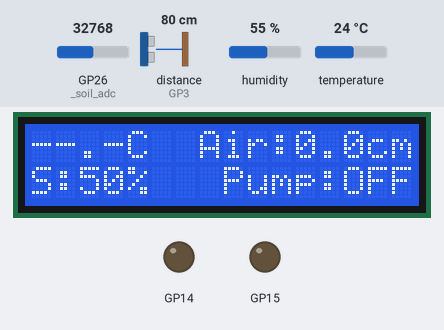
A program run on a simulated Raspberry Pi Pico running MicroPython. On the bench: 16×2 character LCD, output pins drawn as LEDs (lit = HIGH). The test bench sets the inputs (shaded band); at power-on: distance to the obstacle (sensor on GP3) 80 cm, GP26 (_soil_adc) = 32768, temperature 24 °C, humidity 55 % (analog values on the 0–65535 scale). The echo pulse lasts 58.3 µs per cm; WiFi joins after 1.5 s; web requests get an empty 200 reply after 0.4 s; the clock reads 2024-03-15 10:24:30 at power-on unless the program sets it; pins used as bus, display or sensor lines are not drawn; what the program prints to the serial console is not drawn.

Above: at 3.2 s.
3.3 s: distance to the obstacle (sensor on GP3) set to 2 cm
At 4.7 s:
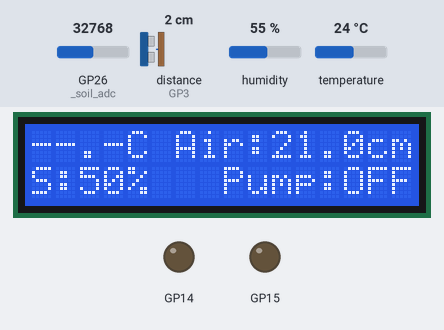
8.9 s: GP26 (_soil_adc) set to 1966
At 10.8 s:
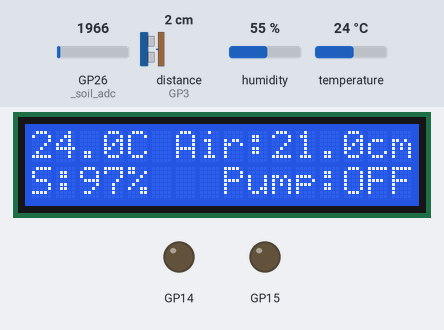
11.1 s: temperature set to 12 °C
At 13.3 s:
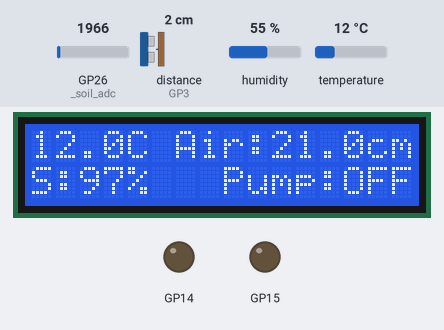
14.3 s: GP26 (_soil_adc) set to 39088
At 15.4 s:
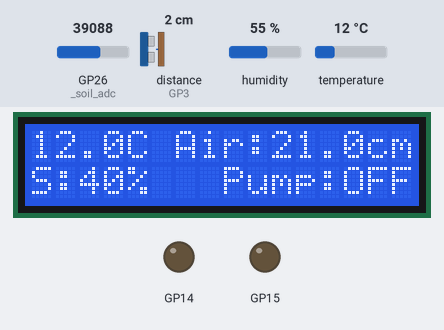
16.5 s: GP26 (_soil_adc) set to 40544
At 17.5 s:
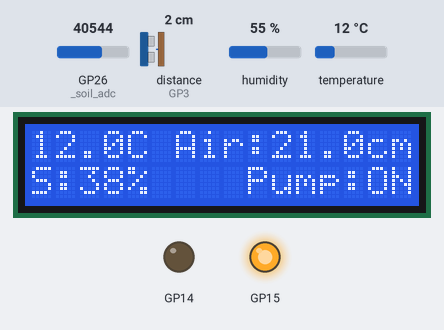
21.9 s: distance to the obstacle (sensor on GP3) set to 4 cm
At 23.3 s:
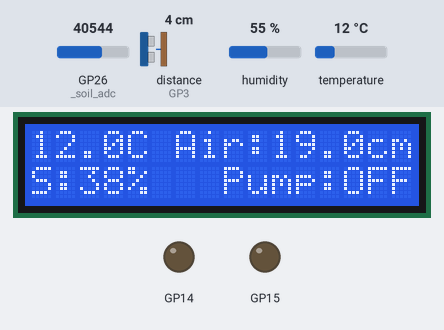
Timing chart, 0 to 24.9 s (numbered marks = the images above; inputs shaded):
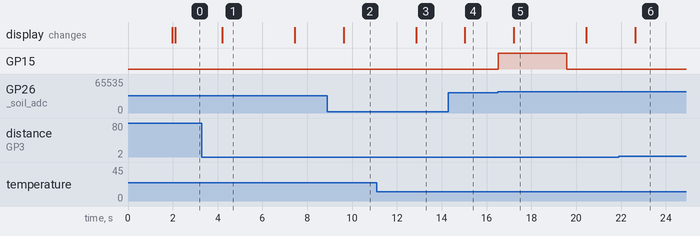

Measured:
- the behaviour switches between 40000 and 40016 on GP26 (_soil_adc) (found by bisection; images 4 and 5)
- after the input at 3.3 s, the display: changes after 0.90 s (image 1)
- after the input at 8.9 s, the display: changes after 0.72 s (image 2)
- after the input at 11.1 s, the display: changes after 1.8 s (image 3)
- after the input at 14.3 s, the display: changes after 0.74 s (image 4)
- after the input at 16.5 s, GP15: LOW → HIGH at once, → LOW 3.1 s later; the display: changes after 0.72 s (image 5)
- after the input at 21.9 s, the display: changes after 0.73 s (image 6)

The program:

main.py
```python
# ============================================================
# main.py — Smart Plant System (Raspberry Pi Pico 2 W)
# ============================================================
# Entry point utama. Migrasi dari ESP32 (Arduino/C++).
#
# Alur:
#   1. Koneksi WiFi
#   2. Firebase Anonymous Auth
#   3. Diagnostik sensor & display
#   4. Main loop:
#      - Baca sensor (soil, water level)
#      - Poll kontrol dari Firebase (mode, manual_pump)
#      - Logika keputusan pompa (auto/manual + fail-safe)
#      - Aktuasi H-Bridge
#      - Log diagnostik ke REPL
#      - Push telemetri ke Firebase
#      - Update LCD
#
# Logika Auto-Pump:
#   - Jika tanah kering → pompa nyala 3 detik (burst)
#   - Setelah burst → cooldown 4 jam
#   - Setelah cooldown → cek lagi, jika masih kering → burst lagi
#   - Pompa MATI jika air < 15 cm (semua mode)
# ============================================================

import network
import time
import gc

import config
import sensors
import actuators
import firebase_client
import display


# ----- KONEKSI WIFI -----

def connect_wifi():
    """
    Hubungkan Pico 2 W ke jaringan WiFi.
    Blocking sampai terhubung.
    """
    wlan = network.WLAN(network.STA_IF)
    wlan.active(True)

    if wlan.isconnected():
        print("WiFi sudah terhubung! IP: " + wlan.ifconfig()[0])
        return wlan

    print("Menghubungkan ke WiFi", end="")
    wlan.connect(config.WIFI_SSID, config.WIFI_PASSWORD)

    # Tunggu koneksi (timeout 20 detik)
    max_wait = 40  # 40 * 0.5s = 20 detik
    while max_wait > 0:
        status = wlan.status()
        if status < 0 or status >= 3:
            break
        max_wait -= 1
        print(".", end="")
        time.sleep(0.5)

    if wlan.isconnected():
        print("\nWiFi Terhubung! IP: " + wlan.ifconfig()[0])
    else:
        print("\nWiFi GAGAL terhubung! Status: " + str(wlan.status()))
        print("  → Cek SSID dan password di config.py")
        print("  → Reboot Pico untuk mencoba ulang")

    return wlan


def _format_cooldown(seconds_left):
    """Format sisa cooldown ke string jam:menit:detik."""
    if seconds_left <= 0:
        return "0:00:00"
    h = seconds_left // 3600
    m = (seconds_left % 3600) // 60
    s = seconds_left % 60
    return "{}:{:02d}:{:02d}".format(h, m, s)


# ----- MAIN -----

def main():
    # Garbage collect sebelum mulai
    gc.collect()

    print()
    print("╔══════════════════════════════════════╗")
    print("║   SMART PLANT SYSTEM — Pico 2 W     ║")
    print("║   Migrasi dari ESP32                 ║")
    print("╚══════════════════════════════════════╝")
    print()

    # 1. Koneksi WiFi
    wlan = connect_wifi()
    if not wlan.isconnected():
        print("Sistem berhenti: Tidak ada koneksi WiFi.")
        return

    # 2. Firebase Anonymous Auth
    print()
    if not firebase_client.firebase_auth():
        print("⚠ Firebase Auth gagal, tetapi sistem tetap berjalan (sensor + pompa lokal).")
        print("  Telemetri tidak akan dikirim sampai auth berhasil.")

    # 3. Diagnostik Sensor & Display
    sensors.run_diagnostic()
    display.init()

    # 4. State variabel
    current_mode = "auto"
    manual_pump_trigger = False
    last_temperature = None  # Cache suhu terakhir untuk display

    # State auto-pump (burst + cooldown)
    auto_pumping = False        # Apakah sedang dalam burst 3 detik
    auto_pump_start = 0         # Waktu mulai burst (ticks_ms)
    auto_cooldown_end = 0       # Waktu selesai cooldown (time.time() epoch)

    # Timer
    send_data_prev = time.ticks_ms()
    poll_control_prev = time.ticks_ms()
    log_prev = 0
    display_prev = 0

    print("Memulai main loop...")
    print()

    # ===== MAIN LOOP =====
    while True:
        now = time.ticks_ms()
        now_epoch = time.time()

        # =============================================
        # BAGIAN 1: BACA SENSOR (Selalu jalan)
        # =============================================
        soil_moisture = sensors.read_soil_moisture()
        water_level = sensors.read_water_level()

        # =============================================
        # BAGIAN 2: POLLING KONTROL DARI FIREBASE (Setiap 2 Detik)
        # =============================================
        if time.ticks_diff(now, poll_control_prev) > config.CONTROL_POLL_INTERVAL_MS:
            poll_control_prev = now

            if firebase_client.is_ready():
                controls = firebase_client.firebase_get("/smart_plant/controls")
                if controls is not None:
                    new_mode = controls.get("mode", current_mode)
                    new_pump = controls.get("manual_pump", manual_pump_trigger)

                    if new_mode != current_mode:
                        current_mode = new_mode
                        print("Dashboard CMD: Mode penyiraman -> " + current_mode)
                        # Reset state auto-pump saat ganti mode
                        auto_pumping = False

                    if new_pump != manual_pump_trigger:
                        manual_pump_trigger = new_pump
                        print("Dashboard CMD: Pompa Manual -> " + ("ON" if manual_pump_trigger else "OFF"))

        # =============================================
        # BAGIAN 3: LOGIKA KEPUTUSAN POMPA
        # =============================================
        should_pump_run = False
        pump_reason = ""
        sensor_suspect = False

        # Deteksi sensor tanah yang kemungkinan rusak/terputus
        if soil_moisture >= config.SOIL_SENSOR_SUSPECT:
            sensor_suspect = True

        # ---------------------------------------------------
        # FAIL-SAFE: Air terlalu rendah (berlaku SEMUA mode)
        # ---------------------------------------------------
        if water_level < config.WATER_MIN_LEVEL_CM:
            should_pump_run = False
            auto_pumping = False  # Hentikan burst jika sedang jalan
            pump_reason = "BLOCKED: Air rendah ({:.1f} cm < {:.1f} cm)".format(
                water_level, config.WATER_MIN_LEVEL_CM)

        # ---------------------------------------------------
        # MODE MANUAL: Pompa dikontrol sepenuhnya dari dashboard
        # ---------------------------------------------------
        elif current_mode == "manual":
            if manual_pump_trigger:
                should_pump_run = True
                pump_reason = "MANUAL ON: Tombol ditekan dari dashboard"
            else:
                should_pump_run = False
                pump_reason = "MANUAL OFF: Menunggu perintah dashboard"

        # ---------------------------------------------------
        # MODE AUTO: Burst 3 detik + Cooldown 4 jam
        # ---------------------------------------------------
        elif current_mode == "auto":
            # Sensor suspect mem-block auto mode
            if sensor_suspect:
                should_pump_run = False
                auto_pumping = False
                pump_reason = "BLOCKED: Sensor suspect (ADC={})".format(soil_moisture)

            # Sedang dalam burst 3 detik?
            elif auto_pumping:
                elapsed = time.ticks_diff(now, auto_pump_start)
                if elapsed < config.AUTO_PUMP_DURATION_MS:
                    # Masih dalam durasi burst
                    should_pump_run = True
                    remaining = (config.AUTO_PUMP_DURATION_MS - elapsed) // 1000 + 1
                    pump_reason = "AUTO BURST: Menyiram... ({}s tersisa)".format(remaining)
                else:
                    # Burst selesai → mulai cooldown
                    auto_pumping = False
                    auto_cooldown_end = now_epoch + config.AUTO_PUMP_COOLDOWN_S
                    should_pump_run = False
                    pump_reason = "AUTO COOLDOWN: Siram selesai, cooldown {}".format(
                        _format_cooldown(config.AUTO_PUMP_COOLDOWN_S))
                    print("  ✓ Burst siram selesai. Cooldown 4 jam dimulai.")

            # Dalam masa cooldown?
            elif now_epoch < auto_cooldown_end:
                should_pump_run = False
                sisa = int(auto_cooldown_end - now_epoch)
                pump_reason = "AUTO COOLDOWN: {} tersisa".format(_format_cooldown(sisa))

            # Tanah kering & tidak sedang cooldown → mulai burst baru
            elif soil_moisture > config.SOIL_DRY_THRESHOLD:
                auto_pumping = True
                auto_pump_start = now
                should_pump_run = True
                pump_reason = "AUTO BURST: Tanah kering ({} > {}), mulai siram 3s".format(
                    soil_moisture, config.SOIL_DRY_THRESHOLD)
                print("  → Memulai burst penyiraman 3 detik...")

            # Tanah cukup lembab
            else:
                should_pump_run = False
                pump_reason = "AUTO OFF: Tanah lembab ({} <= {})".format(
                    soil_moisture, config.SOIL_DRY_THRESHOLD)

        # Aktuasi Pompa via H-Bridge
        if should_pump_run:
            actuators.pump_on()
        else:
            actuators.pump_off()

        # =============================================
        # BAGIAN 4: LOG DIAGNOSTIK (Setiap 2 Detik)
        # =============================================
        if time.ticks_diff(now, log_prev) > config.LOG_INTERVAL_MS or log_prev == 0:
            log_prev = now

            firebase_status = "Ready" if firebase_client.is_ready() else "NOT READY"

            print("────────────────────────────────────────")
            print("[{}ms] MODE: {} | Firebase: {}".format(
                now, current_mode, firebase_status))

            suspect_tag = "  ⚠ SUSPECT!" if sensor_suspect else ""
            print("  Tanah (ADC) : {} / {}{}".format(
                soil_moisture, config.SOIL_SENSOR_MAX, suspect_tag))
            print("  Air (cm)    : {:.1f} / {:.1f} (min: {:.1f})".format(
                water_level, config.TINGGI_WADAH_CM, config.WATER_MIN_LEVEL_CM))
            print("  Pompa       : {}".format("ON" if should_pump_run else "OFF"))
            print("  Alasan      : {}".format(pump_reason))

        # =============================================
        # BAGIAN 5: TELEMETRI FIREBASE (Setiap 5 Detik)
        # =============================================
        if time.ticks_diff(now, send_data_prev) > config.TELEMETRY_INTERVAL_MS or send_data_prev == 0:
            send_data_prev = now

            # Baca DHT11 (lambat, cukup tiap 5 detik)
            temperature = sensors.read_temperature()
            if temperature is None:
                temperature = -999.0
                print("  ⚠ DHT11: Gagal membaca suhu!")

            # Simpan suhu terakhir untuk display
            last_temperature = temperature if temperature != -999.0 else last_temperature

            if firebase_client.is_ready():
                # Push data ke Firebase (satu request PATCH efisien)
                telemetry = {
                    "soil_moisture": soil_moisture,
                    "water_level": round(water_level, 1),
                    "temperature": round(temperature, 1) if temperature != -999.0 else -999.0
                }

                ok = firebase_client.firebase_put_multi("/smart_plant/sensors", telemetry)

                print("────────────────────────────────────────")
                print("📡 TELEMETRI FIREBASE:")

                temp_status = "[ERR]" if temperature == -999.0 else "[OK]"
                print("  Suhu     : {:.1f} °C  {}".format(temperature, temp_status))
                print("  Air      : {:.1f} cm      {}".format(water_level, "[OK]" if ok else "[FAIL]"))
                print("  Tanah    : {} ADC      {}".format(soil_moisture, "[OK]" if ok else "[FAIL]"))

                if not ok:
                    print("  ⚠ Error: Gagal mengirim telemetri ke Firebase")

        # =============================================
        # BAGIAN 6: UPDATE LCD (Setiap 1 Detik)
        # =============================================
        if time.ticks_diff(now, display_prev) > config.DISPLAY_INTERVAL_MS or display_prev == 0:
            display_prev = now
            display.update(
                temperature=last_temperature,
                water_level=water_level,
                soil_moisture=soil_moisture,
                pump_on=should_pump_run,
                mode=current_mode
            )

        # Yield CPU sebentar agar tidak 100% busy loop
        time.sleep_ms(100)

        # Garbage collect periodik agar RAM tidak bocor
        gc.collect()


# ----- ENTRY POINT -----
if __name__ == "__main__":
    main()
```

config.py
```python
# ============================================================
# config.py — Konfigurasi Smart Plant System (Raspberry Pi Pico 2 W)
# ============================================================

# ----- KONFIGURASI WIFI -----
WIFI_SSID = "TP-Link_42CE"
WIFI_PASSWORD = "21011980"

# ----- KONFIGURASI FIREBASE -----
API_KEY = "AIzaSyCFYf6a4gZsw27YDEl9OfdgM0R8sJz8YXk"
DATABASE_URL = "https://smart-plant-system-372b4-default-rtdb.asia-southeast1.firebasedatabase.app"

# ----- DEFINISI PIN -----
# I2C LCD (HD44780 + PCF8574)
I2C_ID = 0       # I2C bus 0
SDA_PIN = 0      # GP0 — SDA
SCL_PIN = 1      # GP1 — SCL
LCD_COLS = 16    # Jumlah kolom LCD
LCD_ROWS = 2     # Jumlah baris LCD

# Sensor Ultrasonik HC-SR04
TRIG_PIN = 2   # GP2 — Trigger (Output)
ECHO_PIN = 3   # GP3 — Echo (Input)

# Sensor Kelembapan Tanah (ADC)
SOIL_PIN = 26   # GP26 — ADC Channel 0

# Sensor Suhu & Kelembapan DHT11
DHT_PIN = 4    # GP4 — Data (Input, Pull-Up)

# H-Bridge Motor Driver (Pompa)
IN1_PIN = 15   # GP15 — Motor Forward
IN2_PIN = 14   # GP14 — Motor Reverse / Brake

# ----- DIMENSI WADAH AIR -----
TINGGI_WADAH_CM = 23.0   # Tinggi total wadah air (cm)

# ----- THRESHOLD PENYIRAMAN -----
# Pico ADC read_u16() mengembalikan 0–65535 (16-bit)
SOIL_DRY_THRESHOLD = 40000    # Di atas ini = tanah kering, pompa nyala
SOIL_SENSOR_MAX = 65535       # Nilai ADC maksimum (16-bit)
SOIL_SENSOR_SUSPECT = 65200   # Di atas ini = kemungkinan sensor rusak/terputus

# ----- KEAMANAN POMPA -----
# Pompa dimatikan jika air di bawah level ini (semua mode)
WATER_MIN_LEVEL_CM = 15.0

# ----- LOGIKA AUTO-PUMP -----
# Mode auto: pompa nyala selama 3 detik (burst), lalu cooldown 4 jam.
# Mencegah pompa jalan terus-menerus yang bisa merusak tanaman (overwatering).
AUTO_PUMP_DURATION_MS = 3000              # Durasi siram: 3 detik
AUTO_PUMP_COOLDOWN_S = 4 * 60 * 60       # Cooldown: 4 jam (14400 detik)

# ----- TIMING (milidetik) -----
TELEMETRY_INTERVAL_MS = 5000   # Kirim telemetri ke Firebase tiap 5 detik
CONTROL_POLL_INTERVAL_MS = 2000  # Polling kontrol dari Firebase tiap 2 detik
LOG_INTERVAL_MS = 2000          # Log diagnostik ke REPL tiap 2 detik
DISPLAY_INTERVAL_MS = 1000      # Refresh LCD tiap 1 detik
```

sensors.py
```python
# ============================================================
# sensors.py — Modul Pembacaan Sensor (Raspberry Pi Pico 2 W)
# ============================================================

from machine import Pin, ADC, time_pulse_us
import dht
import time

import config

# ----- INISIALISASI SENSOR -----

# Sensor Ultrasonik HC-SR04
_trig = Pin(config.TRIG_PIN, Pin.OUT)
_echo = Pin(config.ECHO_PIN, Pin.IN)

# Sensor Kelembapan Tanah (ADC)
_soil_adc = ADC(Pin(config.SOIL_PIN))

# Sensor Suhu DHT11
_dht_sensor = dht.DHT11(Pin(config.DHT_PIN, Pin.IN, Pin.PULL_UP))


# ----- FUNGSI BACA SENSOR -----

def read_soil_moisture():
    """
    Baca nilai kelembapan tanah dari ADC.

    Return:
        int: Nilai ADC 16-bit (0–65535).
             0 = basah maksimal, 65535 = kering maksimal.
    """
    return _soil_adc.read_u16()


def read_water_level():
    """
    Baca sisa ketinggian air menggunakan sensor ultrasonik HC-SR04.

    Return:
        float: Sisa ketinggian air dalam cm.
               0 jika sensor error atau tidak terbaca.
    """
    # Kirim pulse trigger 10μs
    _trig.low()
    time.sleep_us(2)
    _trig.high()
    time.sleep_us(10)
    _trig.low()

    # Baca durasi echo (timeout 30ms = 30000μs)
    try:
        duration = time_pulse_us(_echo, 1, 30000)
    except OSError:
        return 0.0

    if duration < 0:
        return 0.0  # Timeout, sensor error

    # Hitung jarak dari sensor ke permukaan air (kecepatan suara = 0.034 cm/μs)
    distance_to_water = duration * 0.034 / 2

    # Hitung sisa air: tinggi total wadah dikurangi jarak sensor ke air
    sisa_air_cm = config.TINGGI_WADAH_CM - distance_to_water

    # Cegah nilai negatif
    if sisa_air_cm < 0:
        sisa_air_cm = 0.0

    return sisa_air_cm


def read_temperature():
    """
    Baca suhu dari sensor DHT11.

    Return:
        float: Suhu dalam °C.
        None: Jika gagal membaca sensor.
    """
    try:
        _dht_sensor.measure()
        return _dht_sensor.temperature()
    except OSError:
        return None


# ----- DIAGNOSTIK SENSOR -----

def run_diagnostic():
    """
    Jalankan diagnostik semua sensor saat startup.
    Mencetak status setiap sensor ke REPL (serial).
    """
    print()
    print("╔══════════════════════════════════════╗")
    print("║     DIAGNOSTIK SENSOR STARTUP        ║")
    print("╠══════════════════════════════════════╣")

    # Test Sensor Tanah
    soil_raw = read_soil_moisture()
    status = ""
    if soil_raw >= config.SOIL_SENSOR_SUSPECT:
        status = "  ⚠ SUSPECT: Pin floating / sensor terputus!"
    elif soil_raw == 0:
        status = "  ⚠ SUSPECT: Selalu 0, cek kabel data!"
    else:
        status = "  ✓ OK (threshold={})".format(config.SOIL_DRY_THRESHOLD)
    print("║ Tanah (ADC)  : {:<5d}{}".format(soil_raw, status))

    # Test Sensor Ultrasonik
    water = read_water_level()
    if water <= 0:
        status = " ⚠ SUSPECT: Tidak terbaca, cek TRIG/ECHO!"
    else:
        status = " ✓ OK"
    print("║ Air (cm)     : {:<5.1f}{}".format(water, status))

    # Test DHT11
    temp = read_temperature()
    if temp is None:
        print("║ Suhu (°C)    : NaN    ⚠ SUSPECT: DHT11 tidak terbaca!")
    else:
        print("║ Suhu (°C)    : {:<5.1f}  ✓ OK".format(temp))

    # Test Motor (pastikan mati)
    print("║ Pompa (IN1={}, IN2={}): LOW   ✓ Aman".format(
        config.IN1_PIN, config.IN2_PIN))

    print("╚══════════════════════════════════════╝")
    print()
```

Source omitted: actuators.py (1165 bytes), firebase_client.py (5390 bytes), display.py (6147 bytes)
